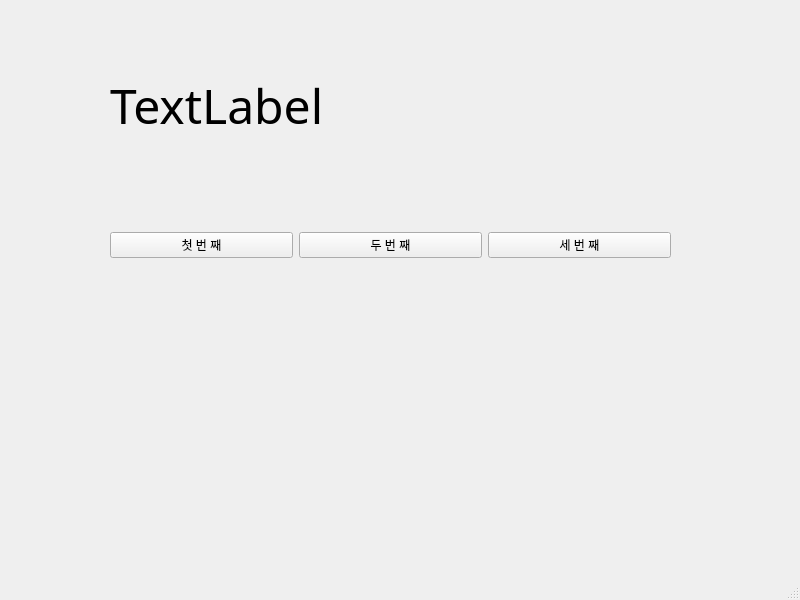
<?xml version="1.0" encoding="UTF-8"?>
<ui version="4.0">
 <class>MainWindow</class>
 <widget class="QMainWindow" name="MainWindow">
  <property name="geometry">
   <rect>
    <x>0</x>
    <y>0</y>
    <width>800</width>
    <height>600</height>
   </rect>
  </property>
  <property name="windowTitle">
   <string>MainWindow</string>
  </property>
  <widget class="QWidget" name="centralwidget">
   <widget class="QWidget" name="horizontalLayoutWidget">
    <property name="geometry">
     <rect>
      <x>110</x>
      <y>180</y>
      <width>561</width>
      <height>131</height>
     </rect>
    </property>
    <layout class="QHBoxLayout" name="horizontalLayout">
     <item>
      <widget class="QPushButton" name="pushButton">
       <property name="text">
        <string>첫 번 째</string>
       </property>
      </widget>
     </item>
     <item>
      <widget class="QPushButton" name="pushButton_2">
       <property name="text">
        <string>두 번 째</string>
       </property>
      </widget>
     </item>
     <item>
      <widget class="QPushButton" name="pushButton_3">
       <property name="text">
        <string>세 번 째</string>
       </property>
      </widget>
     </item>
    </layout>
   </widget>
   <widget class="QLabel" name="label">
    <property name="geometry">
     <rect>
      <x>110</x>
      <y>60</y>
      <width>561</width>
      <height>91</height>
     </rect>
    </property>
    <property name="font">
     <font>
      <family>Agency FB</family>
      <pointsize>36</pointsize>
     </font>
    </property>
    <property name="text">
     <string>TextLabel</string>
    </property>
   </widget>
  </widget>
  <widget class="QMenuBar" name="menubar">
   <property name="geometry">
    <rect>
     <x>0</x>
     <y>0</y>
     <width>800</width>
     <height>21</height>
    </rect>
   </property>
  </widget>
  <widget class="QStatusBar" name="statusbar"/>
 </widget>
 <resources/>
 <connections>
  <connection>
   <sender>pushButton</sender>
   <signal>clicked()</signal>
   <receiver>MainWindow</receiver>
   <slot>firstClick()</slot>
   <hints>
    <hint type="sourcelabel">
     <x>213</x>
     <y>266</y>
    </hint>
    <hint type="destinationlabel">
     <x>161</x>
     <y>304</y>
    </hint>
   </hints>
  </connection>
  <connection>
   <sender>pushButton_2</sender>
   <signal>clicked()</signal>
   <receiver>MainWindow</receiver>
   <slot>secondClick()</slot>
   <hints>
    <hint type="sourcelabel">
     <x>389</x>
     <y>267</y>
    </hint>
    <hint type="destinationlabel">
     <x>389</x>
     <y>330</y>
    </hint>
   </hints>
  </connection>
  <connection>
   <sender>pushButton_3</sender>
   <signal>clicked()</signal>
   <receiver>MainWindow</receiver>
   <slot>thridClick()</slot>
   <hints>
    <hint type="sourcelabel">
     <x>543</x>
     <y>263</y>
    </hint>
    <hint type="destinationlabel">
     <x>588</x>
     <y>298</y>
    </hint>
   </hints>
  </connection>
 </connections>
 <slots>
  <slot>firstClick()</slot>
  <slot>secondClick()</slot>
  <slot>thridClick()</slot>
 </slots>
</ui>
